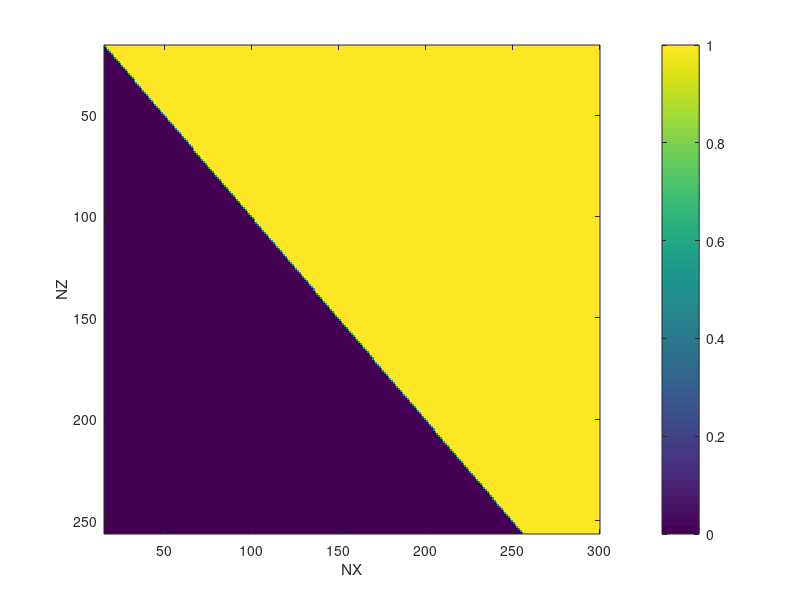

Recreate this plot in MATLAB.
% code that test different combinations of grid sizes to see the size of
% global array variables

clc,clear

NX = 96;
NY = 65;
NYP = 33;
NZ = 49;
NZP = 25;

NPROCZ = 2;
NXP = NX/(2*NPROCZ);


disp(' U size: ')
disp((NX+2)*(NZP+2)*(NYP+2))
disp('CU size: ')
disp(2*(NXP+1)*(NZ+2)*(NYP+2))


%% channel

NX = 16:300;
NZ = 16:256;
NPROCZ = 16;
U = zeros(length(NX),length(NZ));
CU = zeros(length(NX),length(NZ));

NZP = NZ/NPROCZ;
NXP = NX/(2*NPROCZ);

for i=1:length(NX)
    for j=1:length(NZ)
        U(i,j) = (NX(i)+2)*(NZP(j)+2);
        CU(i,j) = 2*(NXP(i)+1)*(NZ(j)+2);
    end
end
r = (U>CU)*1.0;
r = (U==CU)*0.5 + r;

figure
imagesc(NX,NZ,r')
colorbar
shading flat
xlabel('NX'), ylabel('NZ')
